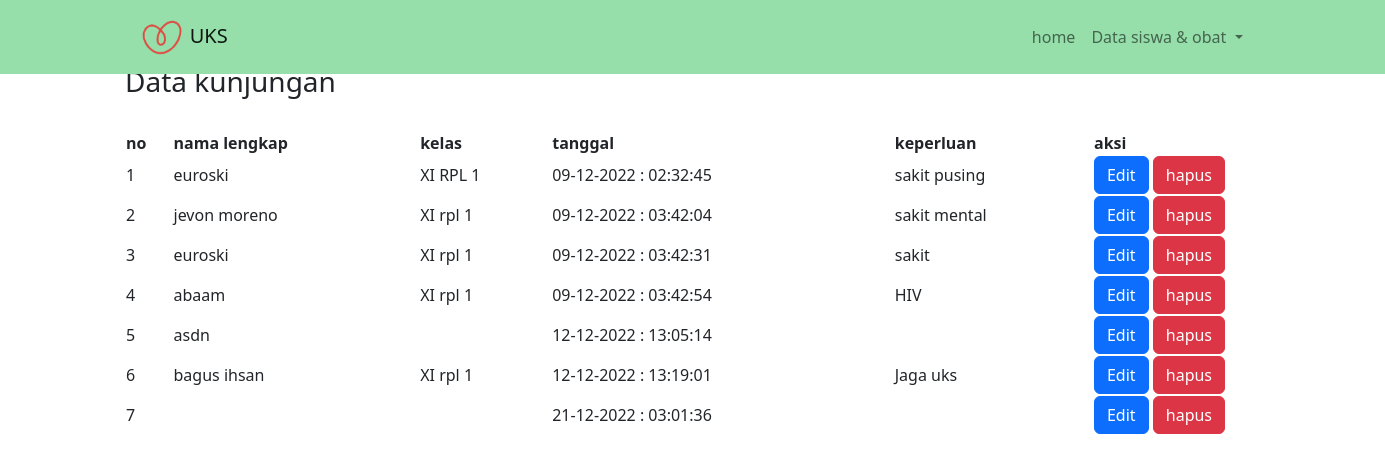
Screenshot of /projek-uks/admin/kunjungan.php with the database file from the repository.
### tables this page shows
CREATE TABLE `data_kunjungan` (
  `id_kunjungan` int(11) NOT NULL,
  `nama_lengkap` varchar(100) NOT NULL,
  `kelas` varchar(100) NOT NULL,
  `tanggal` varchar(100) NOT NULL,
  `keperluan` varchar(100) NOT NULL
);

### projek-uks/admin/function.php (called while the page is built, shortened)
<?php
require '../koneksi.php';
function query($query){
    global $conn;
    $result = mysqli_query($conn, $query);
    while($row = mysqli_fetch_assoc($result)){
        $rows[] = $row;
    }
    return $rows;
}
?>

### projek-uks/admin/kunjungan.php (the view, shortened to what this page needs)
<?php
require 'function.php';
$kunjungan = query("SELECT * FROM data_kunjungan");
?>
<!DOCTYPE html>
<html lang="en">
<head>
</head>
<body>
<?php require '../nav/navbar.php'?>
<div class="main">
    <h3>Data kunjungan</h3><br>
    <table>
        <tr>
            <th>no</th>
            <th>nama lengkap</th>
            <th>kelas</th>
            <th>tanggal</th>
            <th>keperluan</th>
            <th>aksi</th>
        </tr>
        <?php $i = 1; ?>
        <?php foreach($kunjungan as $data) : ?>
            <tr>
                <td><?= $i; ?></td>
                <td><?= $data["nama_lengkap"] ?></td>
                <td><?= $data["kelas"] ?></td>
                <td><?= $data["tanggal"] ?></td>
                <td><?= $data["keperluan"] ?></td>
                <td>
                    <a href="edit_kunjungan.php?id=<?= $data["id_kunjungan"]; ?>" class="btn btn-primary">Edit</a>
                    <a href="hapus_kunjungan.php?id=<?= $data["id_kunjungan"]; ?>" class="btn btn-danger" onClick="return confirm('anda yakin ingin menghapus?')">hapus</a>
                </td>
            </tr>
        <?php $i++;?>
        <?php endforeach; ?>
    </table>
</div>
</body>
</html>

### projek-uks/nav/navbar.php (shortened to what this page needs)
<!DOCTYPE html>
<html lang="en">
<head>
  <link href="https://cdn.jsdelivr.net/npm/bootstrap@5.2.2/dist/css/bootstrap.min.css" rel="stylesheet">
  <link rel="stylesheet" href="style.css">
</head>
<body>
<nav class="navbar navbar-expand-lg navbar-light position-fixed">
  <div class="container">
    <a class="navbar-brand" href="#"><img src="../foto/bck.png" width="50px" alt=""> UKS</a>
    <div class="collapse navbar-collapse justify-content-end" id="navbarNavDropdown">
      <ul class="navbar-nav">
      <li class="nav-item">
          <a class="nav-link" href="index.php">home</a>
        </li>
        <li class="nav-item dropdown">
          <a class="nav-link dropdown-toggle" href="#" id="navbarDropdownMenuLink" role="button" data-bs-toggle="dropdown" aria-expanded="false">
           Data siswa & obat
          </a>
        </li>
      </ul>
    </div>
  </div>
</nav>
</body>
</html>
</body>
</html>

### projek-uks/admin/kunjungan.php (style rules this page uses)
.main { padding:65px 125px; }
table { width:1250px; }

### projek-uks/nav/navbar.php (style rules this page uses)
nav { background-color: #96dfaa; width: 100%; }

### rows the page displays
data_kunjungan: nama_lengkap "euroski", kelas "XI RPL 1", tanggal "09-12-2022 : 02:32:45", keperluan "sakit pusing"
data_kunjungan: nama_lengkap "jevon moreno", kelas "XI rpl 1", tanggal "09-12-2022 : 03:42:04", keperluan "sakit mental"
data_kunjungan: nama_lengkap "euroski", kelas "XI rpl 1", tanggal "09-12-2022 : 03:42:31", keperluan "sakit"
data_kunjungan: nama_lengkap "abaam", kelas "XI rpl 1", tanggal "09-12-2022 : 03:42:54", keperluan "HIV"
data_kunjungan: nama_lengkap "asdn", tanggal "12-12-2022 : 13:05:14"
data_kunjungan: nama_lengkap "bagus ihsan", kelas "XI rpl 1", tanggal "12-12-2022 : 13:19:01", keperluan "Jaga uks"
data_kunjungan: tanggal "21-12-2022 : 03:01:36"
